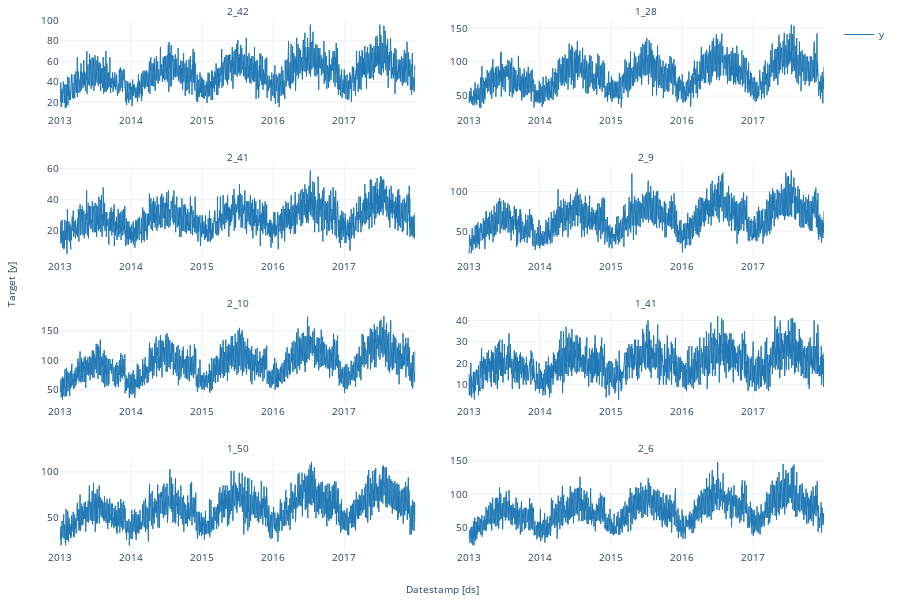

Write notebook code for a chart like this one.
### Code cell
from tqdm.autonotebook import tqdm
from statsforecast import StatsForecast
# Feature: plot random series for EDA
StatsForecast.plot(Y_df)

### Figure 1 — Plotly figure (JSON) as saved in the notebook; plotly's stock layout.template omitted (floating-point values rounded to 4 significant figures; data arrays with more than 128 entries replaced by an {"elided": "..."} marker saying what was removed)
{"data": [{"legendgroup": "y", "line": {"color": "#1f77b4", "width": 1}, "mode": "lines", "name": "y", "showlegend": true, "type": "scatter", "x": {"elided": "1826 str values"}, "xaxis": "x", "y": {"elided": "1826 int values"}, "yaxis": "y"}, {"legendgroup": "y", "line": {"color": "#1f77b4", "width": 1}, "mode": "lines", "name": "y", "showlegend": false, "type": "scatter", "x": {"elided": "1826 str values"}, "xaxis": "x2", "y": {"elided": "1826 int values"}, "yaxis": "y2"}, {"legendgroup": "y", "line": {"color": "#1f77b4", "width": 1}, "mode": "lines", "name": "y", "showlegend": false, "type": "scatter", "x": {"elided": "1826 str values"}, "xaxis": "x3", "y": {"elided": "1826 int values"}, "yaxis": "y3"}, {"legendgroup": "y", "line": {"color": "#1f77b4", "width": 1}, "mode": "lines", "name": "y", "showlegend": false, "type": "scatter", "x": {"elided": "1826 str values"}, "xaxis": "x4", "y": {"elided": "1826 int values"}, "yaxis": "y4"}, {"legendgroup": "y", "line": {"color": "#1f77b4", "width": 1}, "mode": "lines", "name": "y", "showlegend": false, "type": "scatter", "x": {"elided": "1826 str values"}, "xaxis": "x5", "y": {"elided": "1826 int values"}, "yaxis": "y5"}, {"legendgroup": "y", "line": {"color": "#1f77b4", "width": 1}, "mode": "lines", "name": "y", "showlegend": false, "type": "scatter", "x": {"elided": "1826 str values"}, "xaxis": "x6", "y": {"elided": "1826 int values"}, "yaxis": "y6"}, {"legendgroup": "y", "line": {"color": "#1f77b4", "width": 1}, "mode": "lines", "name": "y", "showlegend": false, "type": "scatter", "x": {"elided": "1826 str values"}, "xaxis": "x7", "y": {"elided": "1826 int values"}, "yaxis": "y7"}, {"legendgroup": "y", "line": {"color": "#1f77b4", "width": 1}, "mode": "lines", "name": "y", "showlegend": false, "type": "scatter", "x": {"elided": "1826 str values"}, "xaxis": "x8", "y": {"elided": "1826 int values"}, "yaxis": "y8"}], "layout": {"annotations": [{"font": {"size": 10}, "showarrow": false, "text": "2_42", "x": 0.2325, "xanchor": "center", "xref": "paper", "y": 1, "yanchor": "bottom", "yref": "paper"}, {"font": {"size": 10}, "showarrow": false, "text": "1_28", "x": 0.7675, "xanchor": "center", "xref": "paper", "y": 1, "yanchor": "bottom", "yref": "paper"}, {"font": {"size": 10}, "showarrow": false, "text": "2_41", "x": 0.2325, "xanchor": "center", "xref": "paper", "y": 0.725, "yanchor": "bottom", "yref": "paper"}, {"font": {"size": 10}, "showarrow": false, "text": "2_9", "x": 0.7675, "xanchor": "center", "xref": "paper", "y": 0.725, "yanchor": "bottom", "yref": "paper"}, {"font": {"size": 10}, "showarrow": false, "text": "2_10", "x": 0.2325, "xanchor": "center", "xref": "paper", "y": 0.45, "yanchor": "bottom", "yref": "paper"}, {"font": {"size": 10}, "showarrow": false, "text": "1_41", "x": 0.7675, "xanchor": "center", "xref": "paper", "y": 0.45, "yanchor": "bottom", "yref": "paper"}, {"font": {"size": 10}, "showarrow": false, "text": "1_50", "x": 0.2325, "xanchor": "center", "xref": "paper", "y": 0.175, "yanchor": "bottom", "yref": "paper"}, {"font": {"size": 10}, "showarrow": false, "text": "2_6", "x": 0.7675, "xanchor": "center", "xref": "paper", "y": 0.175, "yanchor": "bottom", "yref": "paper"}, {"font": {"size": 10}, "showarrow": false, "text": "Datestamp [ds]", "x": 0.5, "xanchor": "center", "xref": "paper", "y": 0, "yanchor": "top", "yref": "paper", "yshift": -30}, {"font": {"size": 10}, "showarrow": false, "text": "Target [y]", "textangle": -90, "x": 0, "xanchor": "right", "xref": "paper", "xshift": -40, "y": 0.5, "yanchor": "middle", "yref": "paper"}], "autosize": true, "font": {"size": 10}, "height": 600, "margin": {"b": 50, "l": 60, "r": 10, "t": 20}, "xaxis": {"anchor": "y", "domain": [0, 0.465], "showticklabels": true, "visible": true}, "xaxis2": {"anchor": "y2", "domain": [0.535, 1.0], "showticklabels": true, "visible": true}, "xaxis3": {"anchor": "y3", "domain": [0, 0.465], "showticklabels": true, "visible": true}, "xaxis4": {"anchor": "y4", "domain": [0.535, 1.0], "showticklabels": true, "visible": true}, "xaxis5": {"anchor": "y5", "domain": [0, 0.465], "showticklabels": true, "visible": true}, "xaxis6": {"anchor": "y6", "domain": [0.535, 1.0], "showticklabels": true, "visible": true}, "xaxis7": {"anchor": "y7", "domain": [0, 0.465], "showticklabels": true, "visible": true}, "xaxis8": {"anchor": "y8", "domain": [0.535, 1.0], "showticklabels": true, "visible": true}, "yaxis": {"anchor": "x", "domain": [0.825, 1]}, "yaxis2": {"anchor": "x2", "domain": [0.825, 1]}, "yaxis3": {"anchor": "x3", "domain": [0.55, 0.725]}, "yaxis4": {"anchor": "x4", "domain": [0.55, 0.725]}, "yaxis5": {"anchor": "x5", "domain": [0.275, 0.45]}, "yaxis6": {"anchor": "x6", "domain": [0.275, 0.45]}, "yaxis7": {"anchor": "x7", "domain": [0, 0.175]}, "yaxis8": {"anchor": "x8", "domain": [0, 0.175]}}}
